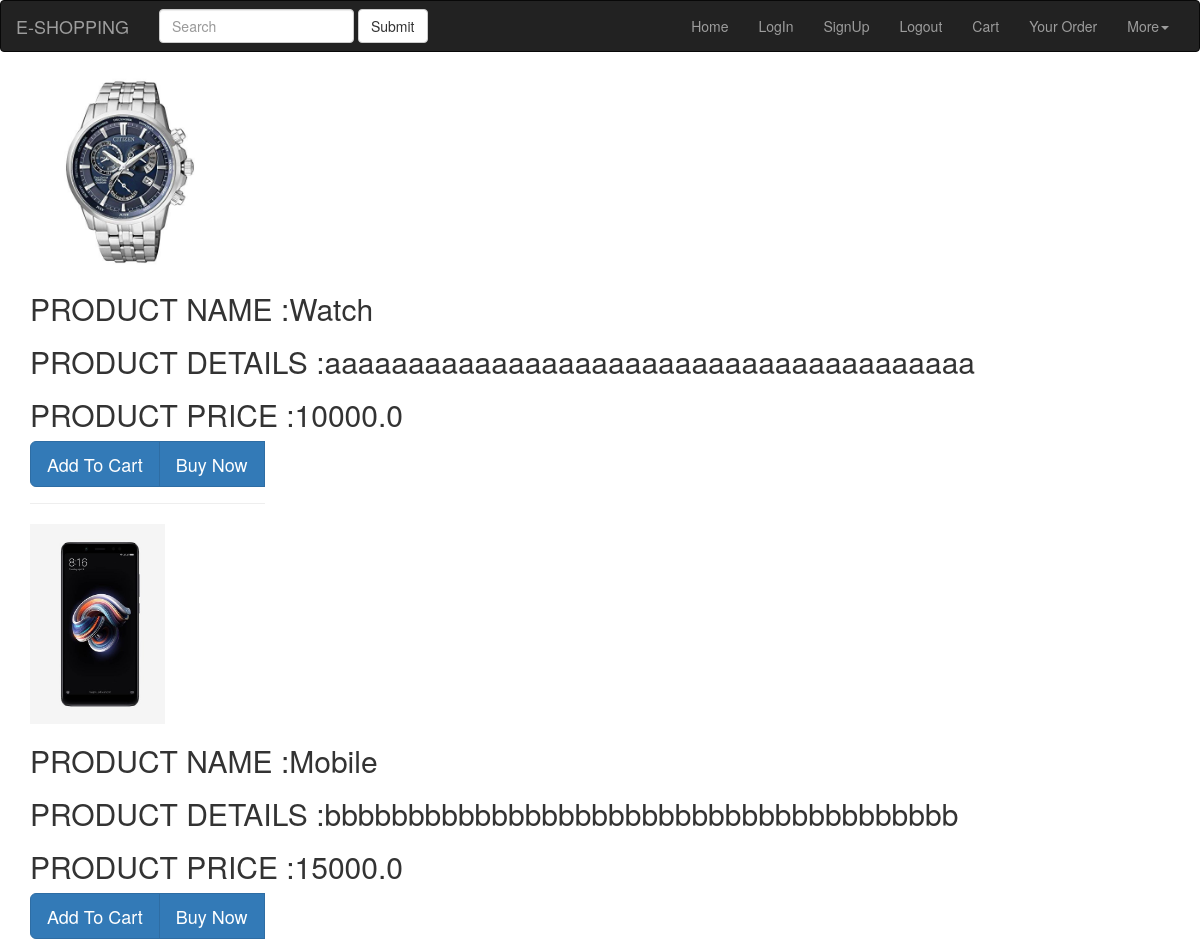
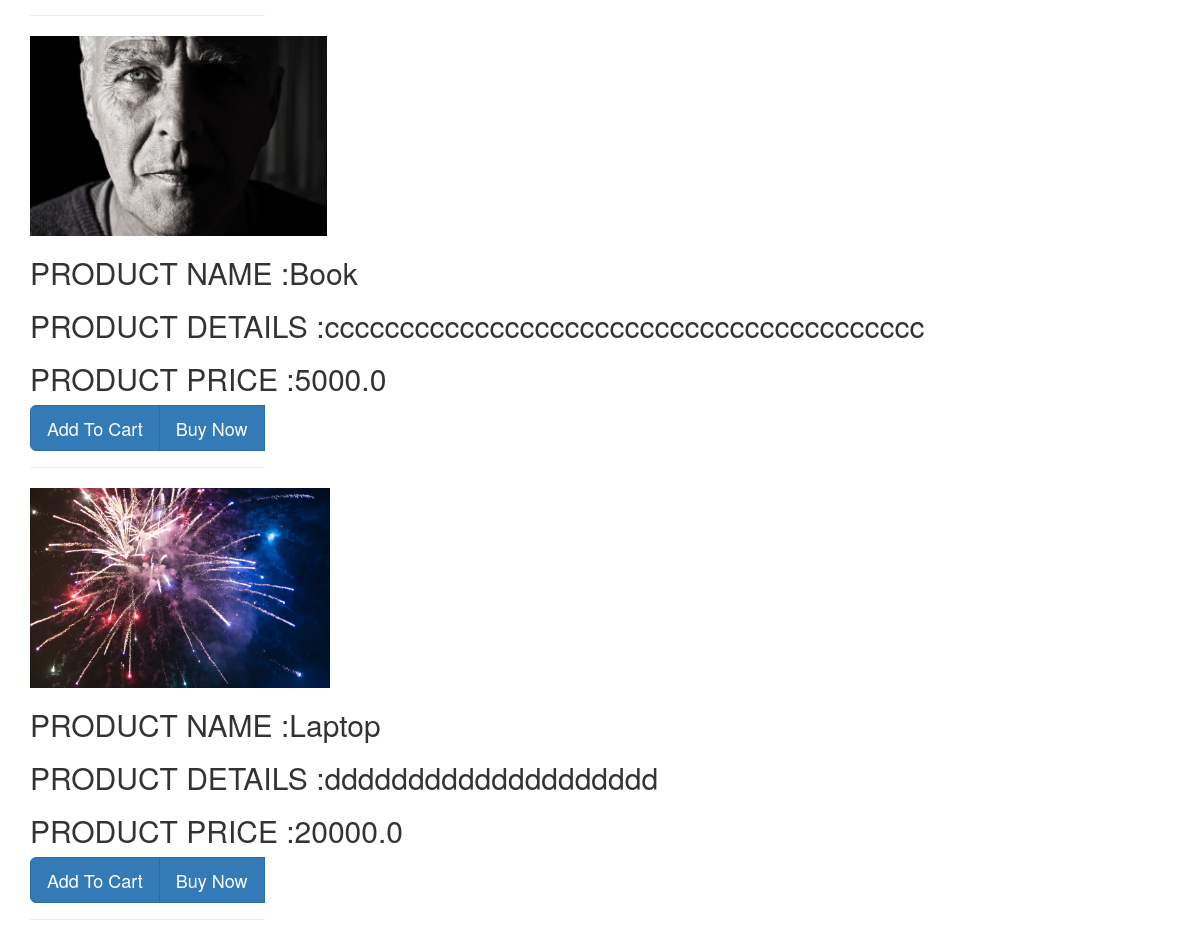
/home/, run on the app's committed database (2 pictures, top to bottom).
### testApp/models.py (models this page shows, shortened)
class Product(models.Model):
	item_name=models.CharField(max_length=250)
	item_detail=models.CharField(max_length=250)
	item_price=models.FloatField()
	item_image=models.ImageField()

### testApp/views.py (the view)
# urls.py: path('home/', views.home_view),
def home_view(request):
	product=Product.objects.all()
	return render(request,'testApp/home.html',{'product':product})

### templates/testApp/home.html (shortened to what this page needs)
<!DOCTYPE html>
{% extends "testApp/base.html"%}
{% block body_block %}
{% for p in product %}
<div class="container center">
   <img class="center" src="{{p.item_image.url}}" height="200 px" alt="image will be uploaded soon">
   <h2>PRODUCT NAME :{{p.item_name}} </h2>
   <h2>PRODUCT DETAILS :{{p.item_detail}} </h2>
   <h2>PRODUCT PRICE :{{p.item_price}} </h2>
   <div class="btn-group" role="group" aria-label="...">
      <a href="/cart/{{p.id}}"class="btn btn-default btn-primary btn-lg">Add To Cart</a>
      <a href="/order"class="btn btn-default btn-primary btn-lg">Buy Now</a>
      <hr>
   </div>
</div>
{% endfor %}
{% endblock %}

### data on the page
Product: item_image (picture), item_name "Watch", item_detail "aaaaaaaaaaaaaaaaaaaaaaaaaaaaaaaaaaaaaaa", item_price "10000.0"
Product: item_image (picture), item_name "Mobile", item_detail "bbbbbbbbbbbbbbbbbbbbbbbbbbbbbbbbbbbbbb", item_price "15000.0"
Product: item_image (picture), item_name "Book", item_detail "cccccccccccccccccccccccccccccccccccccccc", item_price "5000.0"
Product: item_image (picture), item_name "Laptop", item_detail "dddddddddddddddddddd", item_price "20000.0"
